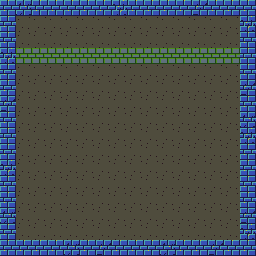

Below is a game level as drawn by its tile map, then a one-line description and the .tmx that defines it (tile-layer data replaced by summaries):
An orthogonal 16x16 tile map with 16x16 px tiles, 2 tile layers (Terrain, Walls) and 6 objects (Player, Enemy_0, Enemy_1, Light, Health, ...).

<map version="1.0" orientation="orthogonal" renderorder="right-down" width="16" height="16" tilewidth="16" tileheight="16" backgroundcolor="#8000ff" nextobjectid="7">
 <tileset firstgid="1" name="Tiles" tilewidth="16" tileheight="16">
  <properties>
   <property name="name" value="value" />
  </properties>
  <image source="sprites/spritesheet.png" width="128" height="128" />
 </tileset>
 <layer name="Terrain" width="16" height="16">
  <data>[256 cells, 256 non-empty, 1 distinct tile ids]</data>
 </layer>
 <layer name="Walls" width="16" height="16">
  <data>[256 cells, 74 non-empty, 5 distinct tile ids]</data>
 </layer>
 <objectgroup name="Stuff" opacity="0.99">
  <object id="1" name="Player_0" type="Player" gid="1" x="24" y="40" width="16" height="16" />
  <object id="2" name="Enemy_0" type="Enemy_0" gid="10" x="24" y="88" width="16" height="16" />
  <object id="3" name="Enemy_1" type="Enemy_1" gid="19" x="24" y="136" width="16" height="16" />
  <object id="4" name="Light_0" type="Light" gid="30" x="72" y="40" width="16" height="16" />
  <object id="5" name="Health_0" type="Health" gid="31" x="120" y="40" width="16" height="16" />
  <object id="6" name="Potion_0" type="Potion" gid="32" x="168" y="40" width="16" height="16" />
 </objectgroup>
</map>